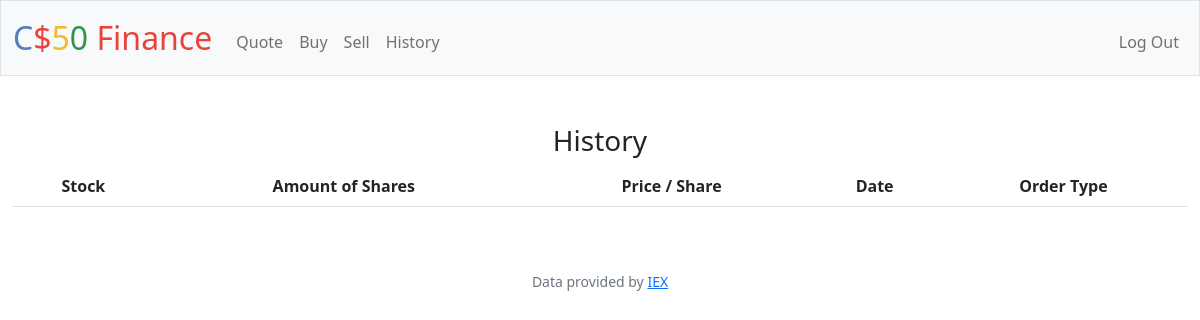
Page /history (signed in) on the earlier database version.
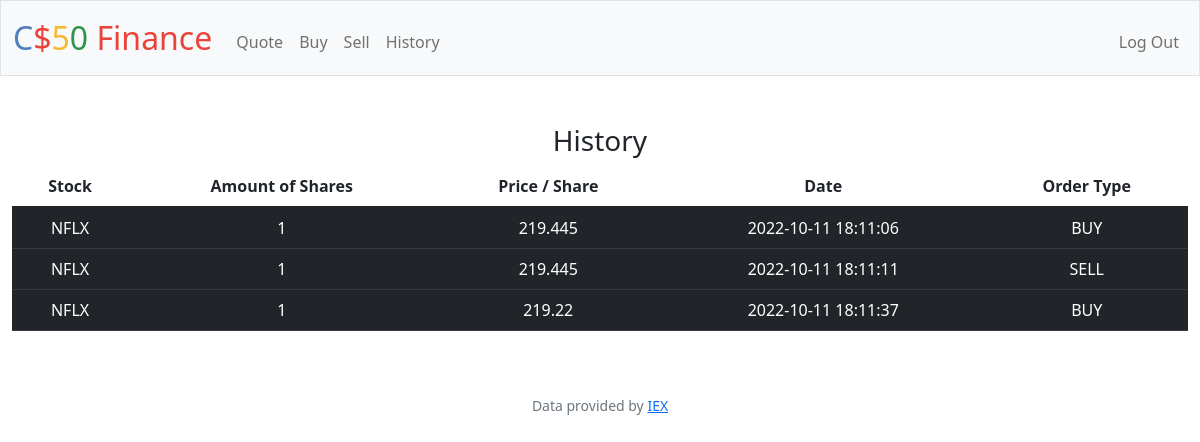
Same page on the later database version.
### tables this page shows
CREATE TABLE 'Purchases' ('symbol' TEXT, 'shares' INTEGER, 'price' REAL, 'date' DATETIME, 'id'  INTEGER PRIMARY KEY  , 'user_id' INTEGER, 'type' TEXT);

### app.py (the view)
@app.route("/history")
@login_required
def history():
    if request.method == "GET":
        user_id = session["user_id"]
        purchases_db = db.execute("SELECT * FROM purchases WHERE user_id = ?", user_id)
        return render_template("history.html", database=purchases_db)

### app.py (called while the page is built)
@app.after_request
def after_request(response):
    response.headers["Cache-Control"] = "no-cache, no-store, must-revalidate"
    response.headers["Expires"] = 0
    response.headers["Pragma"] = "no-cache"
    return response

### helpers.py (called while the page is built)
def login_required(f):
    @wraps(f)
    def decorated_function(*args, **kwargs):
        if session.get("user_id") is None:
            return redirect("/login")
        return f(*args, **kwargs)
    return decorated_function

### templates/history.html (shortened to what this page needs)
{% extends "layout.html" %}
{% block main %}
<h3>History</h3>
<div class="section" >
 <table class="table table-striped-columns">
    <thead>
        <tr>
            <th scope="col">Stock</th>
            <th cope="col">Amount of Shares</th>
            <th scope="col">Price / Share</th>
            <th scope="col">Date</th>
            <th scope="col">Order Type</th>
        </tr>
    </thead>
    <tbody>
        {% for row in database %}
        <tr class="table-dark">
            <td class="table-dark"> {{ row["symbol"] }} </td>
            <td class="table-dark"> {{ row["shares"] }} </td>
            <td class="table-dark"> {{ row["price"] }} </td>
            <td class="table-dark"> {{ row["date"] }} </td>
            <td class="table-dark"> {{ row["type"] }} </td>
        </tr>
        {% endfor %}
    </tbody>
    </table>
 </div>
{% endblock %}

### templates/layout.html (shortened to what this page needs)
<!DOCTYPE html>
<html lang="en">
    <head>
        <link href="https://cdn.jsdelivr.net/npm/bootstrap@5.1.3/dist/css/bootstrap.min.css" rel="stylesheet">
        <link href="/static/styles.css" rel="stylesheet">
    </head>
    <body>
        <nav class="bg-light border navbar navbar-expand-md navbar-light">
            <div class="container-fluid">
                <a class="navbar-brand" href="/"><span class="blue">C</span><span class="red">$</span><span class="yellow">5</span><span class="green">0</span> <span class="red">Finance</span></a>
                <div class="collapse navbar-collapse" id="navbar">
                    {% if session["user_id"] %}
                        <ul class="navbar-nav me-auto mt-2">
                            <li class="nav-item"><a class="nav-link" href="/quote">Quote</a></li>
                            <li class="nav-item"><a class="nav-link" href="/buy">Buy</a></li>
                            <li class="nav-item"><a class="nav-link" href="/sell">Sell</a></li>
                            <li class="nav-item"><a class="nav-link" href="/history">History</a></li>
                        </ul>
                        <ul class="navbar-nav ms-auto mt-2">
                            <li class="nav-item"><a class="nav-link" href="/logout">Log Out</a></li>
                        </ul>
                    {% else %}
                        <ul class="navbar-nav ms-auto mt-2">
                            <li class="nav-item"><a class="nav-link" href="/register">Register</a></li>
                            <li class="nav-item"><a class="nav-link" href="/login">Log In</a></li>
                        </ul>
                    {% endif %}
                </div>
            </div>
        </nav>
        <main class="container-fluid py-5 text-center">
            {% block main %}{% endblock %}
        </main>
        <footer class="mb-5 small text-center text-muted">
            Data provided by <a href="https://iexcloud.io/">IEX</a>
        </footer>
    </body>
</html>

### static/styles.css (style rules this page uses)
nav .navbar-brand { font-size: xx-large; }
nav .navbar-brand .blue { color: #537fbe; }
nav .navbar-brand .red { color: #ea433b; }
nav .navbar-brand .yellow { color: #f5b82e; }
nav .navbar-brand .green { color: #2e944b; }

Differences in the rows shown:
added Purchases: symbol "NFLX", shares "1", price "219.445", date "2022-10-11 18:11:06", type "BUY"
added Purchases: symbol "NFLX", shares "1", price "219.445", date "2022-10-11 18:11:11", type "SELL"
added Purchases: symbol "NFLX", shares "1", price "219.22", date "2022-10-11 18:11:37", type "BUY"
